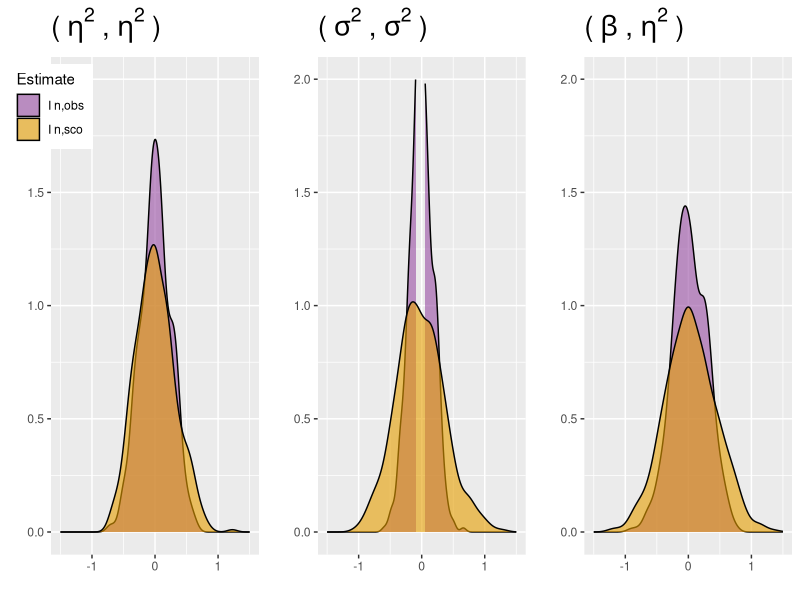

Write R code to recreate this figure.
### Numerical study in a linear mixed effects model : statistical properties of two estimators of the Fisher Information matrix 
### (section 4.1 of the article)

rm(list=ls())

library(ggplot2)
library(cowplot)
#library(devtools)
#library(RColorBrewer)

## number of replicates
nsim <- 500

## sample size
# number of individuals
n <- 500
# number of observations per individual
j <- 12

## parameter values

beta <- 3
sigma2 <- 5 
eta2 <- 2

## definition of the objects to store the estimation of the Fisher Information matrix 

resIobs <- array(NA,dim=c(3,3,nsim))
resIsco <- array(NA,dim=c(3,3,nsim))


## computation of the exact Fisher Information matrix

crochet <- 2*j*eta2/(sigma2+eta2*j)^2/sigma2^3+4/ (sigma2+eta2*j)^2/sigma2^2 +2/(sigma2+eta2*j)^3/sigma2
alpha <- n*j*(eta2+sigma2)/sigma2^3 -eta2*n/2*j*(j*eta2+sigma2)*crochet-n*(j-1)/2/sigma2^2 - n/2/(sigma2+eta2*j)^2
fisher <- cbind(c(n*j/(sigma2+eta2*j),0,0),c(0,n*j^2/2/(sigma2+eta2*j)^2,n*j/2/(sigma2+eta2*j)^2), c(0,n*j/2/(sigma2+eta2*j)^2,alpha))
fisher <- fisher/n

## loop executing the nsim replicates of the experiment

for (k in 1:nsim){
    
  ## data simulation
  random <- rnorm(n,0,sqrt(eta2))
  residual <- rnorm(n*j,0,sqrt(sigma2))
  randompop <- rep(random,j)
  obs <- beta+randompop+residual
  datamat<-matrix(obs,n,j)
  
  ## computation of the FIM estimators
  
  # observed FIM
    
  Iobs <- matrix(0,3,3)
  Iobs[1,1] <- n*j/(sigma2+eta2*j)
  Iobs[2,1] <- j/(sigma2+eta2*j)^2*sum(obs-beta)
  Iobs[1,2] <- Iobs[2,1]
  Iobs[2,2] <- j/(sigma2+eta2*j)^3*sum(apply(datamat-beta,1,sum)^2)-n*j^2/2/(sigma2+eta2*j)^2
  Iobs[3,1] <- 1/(sigma2+eta2*j)^2*sum(obs-beta)
  Iobs[1,3] <- Iobs[3,1]
  Iobs[2,3] <- 1/(sigma2+eta2*j)^3*sum(apply(datamat-beta,1,sum)^2)-n*j/2/(sigma2+eta2*j)^2
  Iobs[3,2] <- Iobs[2,3]
  Iobs[3,3] <- 1/(sigma2)^3*sum((obs-beta)^2)-eta2*sum(apply(datamat-beta,1,sum)^2)*(j*eta2/(sigma2+eta2*j)^2/sigma2^3+2/ (sigma2+eta2*j)^2/sigma2^2 +1/(sigma2+eta2*j)^3/sigma2 ) -n*(j-1)/2/sigma2^2 - n/2/(sigma2+eta2*j)^2
  Iobs <- Iobs/n
  
  # FIM estimator based on the score
  
  derivative <- matrix(0,3,n)
  derivative[1,] <- apply(datamat-beta,1,sum)/(sigma2+eta2*j)
  derivative[2,] <- apply(datamat-beta,1,sum)^2/2/(sigma2+eta2*j)^2-j/2/(sigma2+eta2*j)
  derivative[3,] <- apply((datamat-beta)^2,1,sum)/2/sigma2^2 - apply(datamat-beta,1,sum)^2 *eta2*(j*eta2+2*sigma2)/2/sigma2^2/(sigma2+eta2*j)^2 -1/2/(sigma2+eta2*j)-(j-1)/2/sigma2
  Isco <- derivative%*%t(derivative)/n

  resIobs[,,k] <- Iobs
  resIsco[,,k] <- Isco
}


DataRes <- data.frame(EstF11=c(sqrt(n)*(resIsco[1,1,]-fisher[1,1]),sqrt(n)*(resIobs[1,1,]-fisher[1,1])),
                            EstF22=c(sqrt(n)*(resIsco[2,2,]-fisher[2,2]),sqrt(n)*(resIobs[2,2,]-fisher[2,2])),
                            EstF33=c(sqrt(n)*(resIsco[3,3,]-fisher[3,3]),sqrt(n)*(resIobs[3,3,]-fisher[3,3])),
                            EstF12=c(sqrt(n)*(resIsco[1,2,]-fisher[1,2]),sqrt(n)*(resIobs[1,2,]-fisher[1,2])),
                            EstF13=c(sqrt(n)*(resIsco[1,3,]-fisher[1,3]),sqrt(n)*(resIobs[1,3,]-fisher[1,3])),
                            EstF23=c(sqrt(n)*(resIsco[2,3,]-fisher[2,3]),sqrt(n)*(resIobs[2,3,]-fisher[2,3])),
                            Estimate=c(rep('I n,sco',500),rep('I n,obs',500)))


F22 <- ggplot(DataRes, aes(EstF22, fill=Estimate)) + 
  geom_density(alpha=.6) + 
  scale_fill_manual(values = c("#984EA3",'#E69F00')) + 
  xlab("") +
  ylab("") +
  xlim(-1.5,1.5) +
  ylim(0,2) +
  ggtitle(bquote('('~eta^2~','~eta^2~')')) +
  theme(legend.position = c(0,0.9), plot.title = element_text(size=20,face="bold"))

F33 <- ggplot(DataRes, aes(EstF33, fill=Estimate)) + 
  geom_density(alpha=.6) + 
  scale_fill_manual(values = c("#984EA3",'#E69F00')) + 
  xlab("") +
  ylab("") +
  xlim(-1.5,1.5) +
  ylim(0,2) +
  ggtitle(bquote('('~sigma^2~','~ sigma^2~')')) +
  theme(legend.position = "none", plot.title = element_text(size=20,face="bold"))


F12 <- ggplot(DataRes, aes(EstF12, fill=Estimate)) + 
  geom_density(alpha=.6) + 
  scale_fill_manual(values = c("#984EA3",'#E69F00')) + 
  xlab("") +
  ylab("") +
  xlim(-1.5,1.5) +
  ylim(0,2) +
  ggtitle(bquote('('~beta~','~ eta^2~')')) +
  theme(legend.position = "none", plot.title = element_text(size=20,face="bold"))

plot_grid(F22, F33, F12, ncol = 3, nrow = 1)

